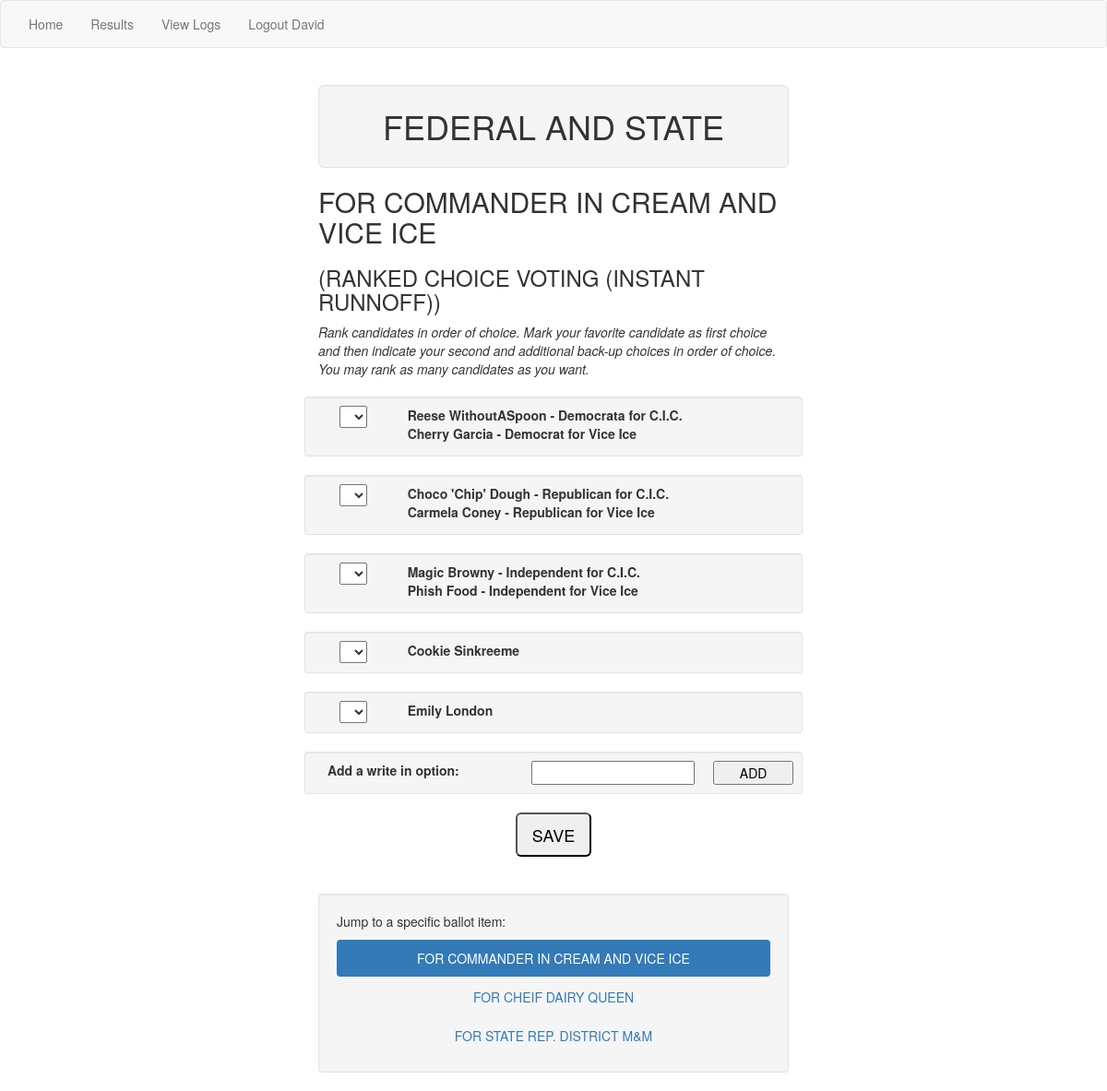
Screenshot of /voteapp/election1/ballot1/ (signed in) with the database file from the repository.
### voteapp/models.py (models this page shows, shortened)
class Election(models.Model):
    name = models.CharField(max_length=200)
    vote_deadline = models.DateTimeField('vote_deadline')
    voters = models.ManyToManyField(User)

class Ballot(models.Model):
    ballot_title = models.TextField(max_length=500)
    how_to_vote = models.TextField(max_length=500, blank=True)
    ballot_question = models.TextField(max_length=500, blank=True)
    ballot_details= models.TextField(max_length=500, blank=True)
    election = models.ForeignKey(Election, on_delete=models.CASCADE)
    type = models.TextField(default="radio", max_length=200)
    required_num = models.IntegerField(default=0)
    max_num = models.IntegerField(default=1)
    allow_custom = models.BooleanField(default=False)
    display_order = models.IntegerField(default=10)
    def get_options(self):
        return self.option_set.order_by('display_order')

### voteapp/views.py (the view, shortened to what this page needs)
# urls.py: url(r'^election(?P<election_id>[0-9]+)/$', views.election_detail, name='election_detail'),
@login_required(login_url='/voteapp/login/')
def election_detail(request, election_id, ballot_id=None):
    form = None
    cur_ballot = None
    next_ballot = None
    write_in_form = None
    added_option = False
    if is_eligible(request, election_id): #authenticate user
        election = get_object_or_404(Election, pk=election_id)
        if ballot_id:
            cur_ballot = get_object_or_404(Ballot, pk=ballot_id)
            if cur_ballot.allow_custom:
                write_in_form = WriteInForm(request.POST or None)
                write_in_form.is_valid()
                if 'Add' in request.POST: #Add button was pushed
                    added_option = True
                    if write_in_form.cleaned_data['write_in_form']:
                        add_write_in(request,election_id,ballot_id, write_in_form.cleaned_data['write_in_form'])
                write_in_form = WriteInForm() #clear out field
            ballot_options = get_ballot_options(request, cur_ballot)
            form = MultiVoteForm(request.POST or None, extra=ballot_options, label_suffix="")
        next_ballot = get_next_ballot(election, ballot_id)
        return render(request, 'voteapp/election_detail.html', {'form':form, 'write_in_form':write_in_form, 'election': election, 'ballot': cur_ballot, 'next_ballot':next_ballot, 'show_submit':True})

### voteapp/forms.py
class WriteInForm(forms.Form):
    write_in_form = forms.CharField(widget=forms.TextInput, required=False, max_length=200,label="Add a write in option")

### voteapp/models.py (called while the page is built)
    def __str__(self):
        return self.option_text

    def __str__(self):
        return self.option_text

### voteapp/views.py (called while the page is built)
def is_eligible(request, election_id):
    if request.user.election_set.filter(id=election_id): #make sure user is elegible to vote
        return True
    else:
        raise Http404("You are not registered for this election.")

def get_ballot_options(request, ballot):
    dynamic_form = {'type': ballot.type, 'allow_custom':ballot.allow_custom, 'max_choices':ballot.max_num}
    dynamic_form['option_list'] = []
    for opt in ballot.option_set.all():
        dynamic_form['option_list'].append({'type':'normal', 'obj':opt})
    if ballot.allow_custom:
        dynamic_form['allow_custom'] = True
        for write_in in request.user.writeinoption_set.filter(ballot_item=ballot.id):
            dynamic_form['option_list'].append({'type':'write_in', 'obj':write_in})
    return dynamic_form

def get_next_ballot(election, ballot_id):
    ballots = election.ballot_set.all().order_by('display_order')
    get_next = False
    next_ballot = None
    for ballot in ballots:
        if get_next:
            next_ballot = ballot
            break
        if str(ballot.id) == str(ballot_id):
            get_next = True
            print("Setting get_next to true")
    return next_ballot

### voteapp/templates/voteapp/election_detail.html (shortened to what this page needs)
{% extends 'voteapp/base.html' %}
{% block content %}
<div class="container">
    <h1 class="well well-lg text-center">{{ election.name }}</h1>
    {% if ballot %}
        <form action="." method="post">
        <h2>{{ballot.ballot_title}}</h2>
        {% if ballot.how_to_vote %}<h3>{{ballot.how_to_vote | linebreaksbr}}</h3>{% endif %}
        {% if ballot.ballot_details %}<p><em>{{ballot.ballot_details| linebreaksbr}}</em></p>{% endif %}
        {% if ballot.get_options %}
            {% if ballot.type == 'ranked' %}
                <div class="row top-buffer  container">
                    <div class="form-group ">
                        {% for field in form %}
                        <div class="row well well-sm">
                            <div class="col-sm-2 text-center">
                            {{ field }}
                            </div>
                            <div class="col-sm-8">
                                {{ field.label_tag |linebreaksbr }}
                            </div>
                        </div>
                        {% endfor %}
                    </div>
                </div>
            {% endif %}
        {% endif %}
        {% if write_in_form %}
            {% for field in write_in_form %}
            <div class="row well well-sm">
                <div class="col-sm-5">
                    {{ field.label_tag |linebreaksbr }}
                </div>
                <div class="col-sm-5 text-center">
                {{ field }}
                </div>
                <button name="Add" type="submit" value="Add"  class="col-sm-2 text-center">
                ADD
                </button>
            </div>
            {% endfor %}
        {% endif %}
            <div class="text-center top-buffer">
                <a href="{% url 'voteapp:election_detail' election.id %}"><button name="Save" type="submit" value="Save" class="btn-lg">SAVE</button></a>
            </div>
        </form>
    {% endif %}
    <div class="footer well well-md">
        <p>Jump to a specific ballot item:</p>
        <ul class="nav nav-pills nav-stacked text-center">
        {% for each_ballot in election.ballot_set.all %}
            <li class="{% if each_ballot.id == ballot.id %}active{% endif %}"><a  href="{% url 'voteapp:election_detail_ballot' election.id each_ballot.id %}">{{ each_ballot.ballot_title }}</a></li>
        {% endfor %}
        </ul>
    </div>
</div>
{% endblock %}

### voteapp/templates/voteapp/base.html (shortened to what this page needs)
<!DOCTYPE html>
<html lang="en">
<head>
    {% load static %}
    <link rel="stylesheet" type="text/css" href="{% static 'voteapp/bootstrap/css/bootstrap.css' %}" />
    <link rel="stylesheet" type="text/css" href="{% static 'voteapp/style.css' %}" />
</head>
<body>
<nav class="navbar navbar-default">
    <div class="container-fluid">
        <ul class="navbar-static-top navbar-nav nav">
            <li><a href="/voteapp/">Home</a></li>
            <li><a href="/voteapp/results">Results</a></li>
            {% if user.is_staff %}
                <li><a href="/voteapp/view_logs">View Logs</a></li>
            {% endif %}
            {% if user.is_authenticated %}
                <li><a href="/voteapp/logout">Logout {{ user.first_name }}</a></li>
            {% else %}
                <li><a href="/voteapp/login">Login</a></li>
            {% endif %}
        </ul>
    </div>
</nav>
{% block content %}
{% endblock %}
</body>
</html>

### voteapp/static/voteapp/style.css (style rules this page uses)
a { text-decoration: none; }
button { color:#000; }
body { background: white ; }
.container { max-width: 54rem; }
.footer { margin-top: 4rem; }
.top-buffer { margin-top: 2rem; }

### rows the page displays
Election: name "FEDERAL AND STATE"
Ballot: ballot_title "FOR COMMANDER IN CREAM AND VICE ICE", how_to_vote "(RANKED CHOICE VOTING (INSTANT RUNNOFF))", ballot_details "Rank candidates in order of choice. Mark your favorite candidate as first choice and then indicate your second and additional back-up choices in order of choice. You may rank as many candidates as you want."
Ballot: ballot_title "FOR CHEIF DAIRY QUEEN"
Ballot: ballot_title "FOR STATE REP. DISTRICT M&M"

### other values shown
{{ user.first_name }} "David"
{{ field.label_tag |linebreaksbr }} "Reese WithoutASpoon - Democrata for C.I.C. Cherry Garcia - Democrat for Vice Ice" "Choco 'Chip' Dough - Republican for C.I.C. Carmela Coney - Republican for Vice Ice" "Magic Browny - Independent for C.I.C. Phish Food - Independent for Vice Ice" "Cookie Sinkreeme" "Emily London"
{{ field.label_tag |linebreaksbr }} "Add a write in option:"
